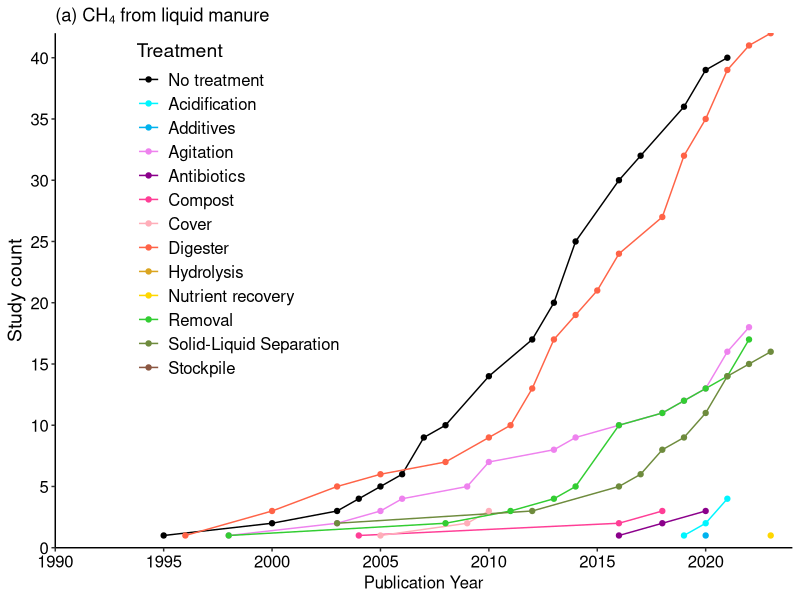
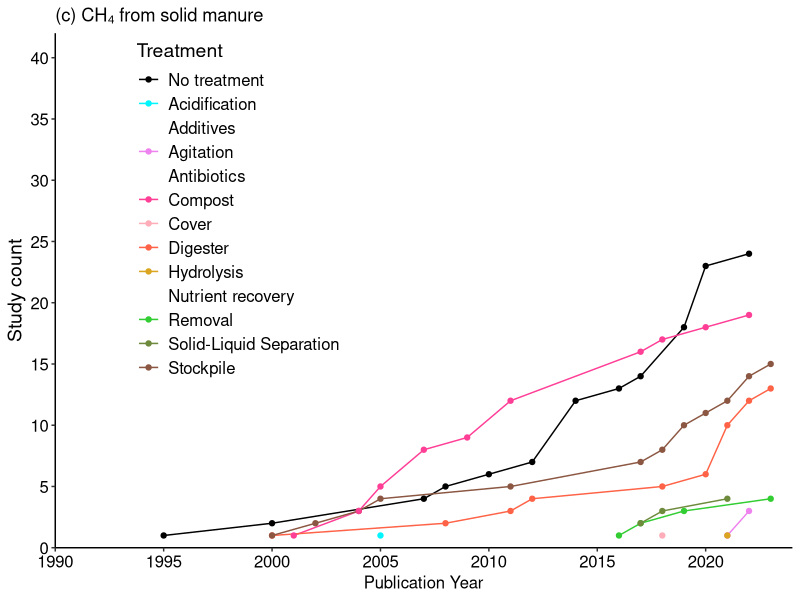
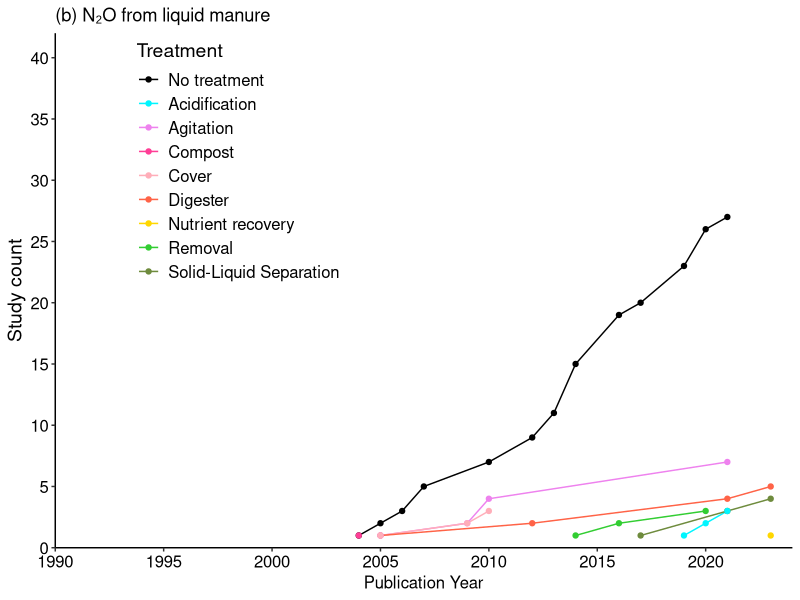
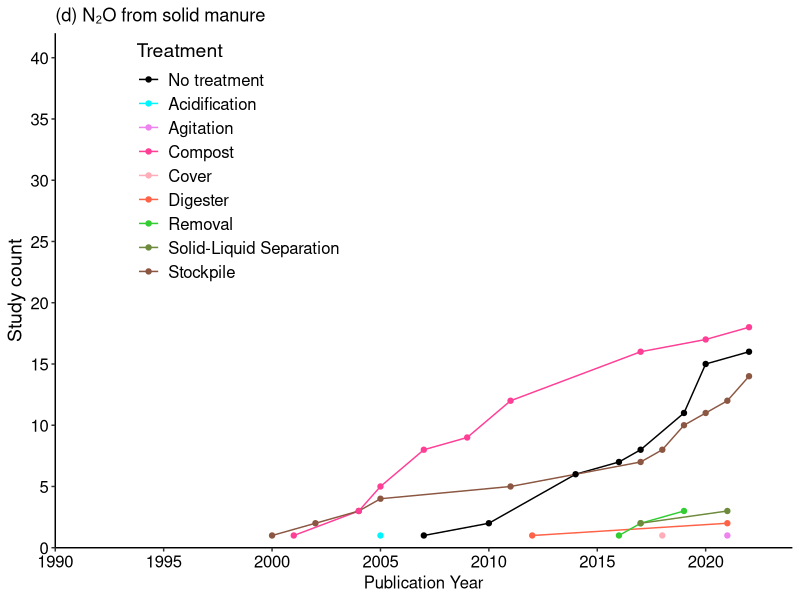
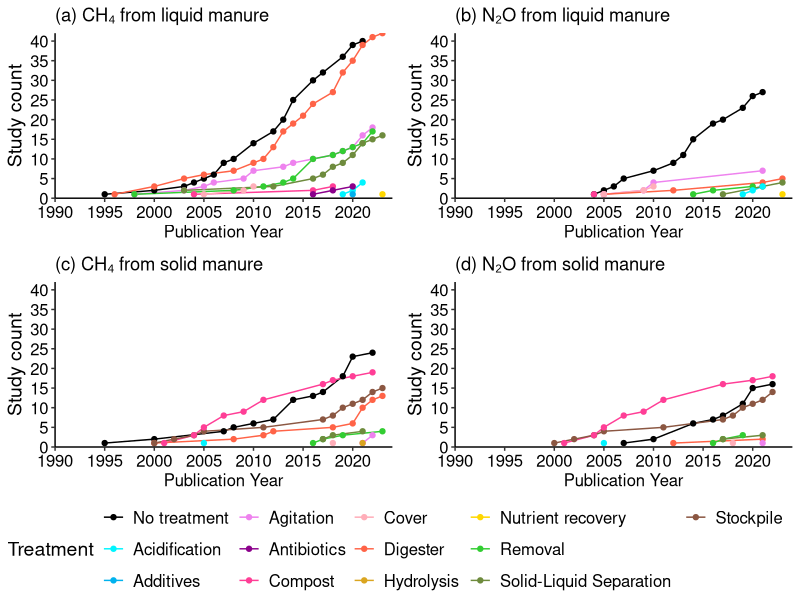

The R script that drew these images, in order:
#To prepare figure for treatments, CH4 and N2O
#Figure 5
library(tidyverse); library(ggpubr)

#read data
GHG.CH4 <- read.csv("input/Canada GHG storage lit review data 20240611.csv",header = T)
#obtain studies from storage measurement 
GHG.storage <- GHG.CH4[grepl("Storage", GHG.CH4$GHG.source),]
GHG.storage <- GHG.storage %>%
  subset(GHG.storage$CH4==TRUE | GHG.storage$N2O==TRUE)

#Treatments
Treat_data <- GHG.storage %>%
  separate_rows(Treatment, sep = ",\\s*") %>%
  separate_rows(Manure.type, sep = ",\\s*") %>%
  group_by(Pub..year, Manure.type, Treatment, ID)
Treat_data <- Treat_data[!(Treat_data$ID %in% c(79,100,101,217) & Treat_data$Manure.type == "Liquid" & Treat_data$Treatment == "Compost"), ] 
Treat_data <- Treat_data[!(Treat_data$ID == '79' & Treat_data$Manure.type == "Solid" & Treat_data$Treatment == "Agitation"), ]
Treat_data <- Treat_data[!(Treat_data$ID == '101' & Treat_data$Manure.type == "Liquid" & Treat_data$Treatment == "Stockpile"), ]
Treat_data[Treat_data$ID %in% c(70,217,225) & Treat_data$Manure.type == "Liquid", "Treatment"] <- 'No treatment'
Treat_data$Treatment[Treat_data$Treatment == "Antibiotic"] <- "Antibiotics"
Treat_data[Treat_data=="Digester "] <- "Digester"
Treat_data[Treat_data=="Solid-Liquid Separation "] <- "Solid-Liquid Separation"
Treat_data <- Treat_data %>% 
  mutate(Treatment = as.character(Treatment),
         Treatment = ifelse(is.na(Treatment), "No treatment", Treatment),
         Treatment = as.factor(Treatment))



#CH4
GHG.storage.CH4 <- Treat_data[Treat_data$CH4 == TRUE,]

#Total treatments 
Treat_data_CH4 <- GHG.storage.CH4 %>%
  group_by(Pub..year, Manure.type, Treatment) %>%
  summarise(Number = n()) %>%
  ungroup()

#Set the order for the techniques
Treat_data_CH4$Treatment <- factor(Treat_data_CH4$Treatment, 
                                   levels = c("No treatment", "Acidification", "Additives", 
                                              "Agitation","Antibiotics","Compost", "Cover", 
                                              "Digester", "Hydrolysis","Nutrient recovery",
                                              "Removal","Solid-Liquid Separation","Stockpile"))

tapply(Treat_data_CH4$Number,Treat_data_CH4$Treatment,sum)
#No treatment #63 27.4%, Acidification #5 2.2%, Additives #1 0.4%, Agitation #21 9.1%, 
#Antibiotics #3 1.3%, Compost #22 9.6%, Cover #4 1.7%, Digester #55 23.9%, 
#Hydrolysis #1 0.4%, Nutrient recovery #1 0.4%, Removal #21 9.1%, 
#Solid-Liquid Separation #20 8.7%, Stockpile #13 5.7%, Total #230 100%

#separate to liquid and solid manure.
Treat_data_liquid <- GHG.storage.CH4[grep("Liquid", GHG.storage.CH4$Manure.type),]
Treat_data_liquid <- Treat_data_liquid %>%
  group_by(Pub..year, Manure.type, Treatment) %>%
  summarise(Number = n()) %>%
  ungroup()
Treat_data_liquid <- Treat_data_liquid %>%
  group_by(Pub..year) %>%
  mutate(Percentage = Number / sum(Number) * 100) %>%
  ungroup() %>%
  group_by(Treatment) %>%
  arrange(Pub..year) %>%
  mutate(Treat = cumsum(Number))
Treat_data_liquid$Treatment <- factor(Treat_data_liquid$Treatment, 
                                     levels = c("No treatment", "Acidification", "Additives", 
                                                "Agitation","Antibiotics","Compost", "Cover", 
                                                "Digester", "Hydrolysis","Nutrient recovery",
                                                "Removal","Solid-Liquid Separation","Stockpile"))
tapply(Treat_data_liquid$Number,Treat_data_liquid$Treatment,sum)
#No treatment #40 27.0%, Acidification #4 2.7%, Additives #1 0.7%, Agitation #18 12.2%, 
#Antibiotics #3 2.0%, Compost #3 2.0%, Cover #3 2.0%, Digester #42 28.4%, 
#Hydrolysis #0 0.0%, Nutrient recovery #1 0.7%, Removal #17 11.5%, 
#Solid-Liquid Separation #16 10.8%, Stockpile #0 0%, Total #148 100%

Treat_data_solid <- Treat_data[grep("Solid", Treat_data$Manure.type),]
Treat_data_solid <- Treat_data_solid %>%
  group_by(Pub..year, Manure.type, Treatment) %>%
  summarise(Number = n()) %>%
  ungroup()
Treat_data_solid <- Treat_data_solid %>%
  group_by(Pub..year) %>%
  mutate(Percentage = Number / sum(Number) * 100) %>%
  ungroup() %>%
  group_by(Treatment) %>%
  arrange(Pub..year) %>%
  mutate(Treat = cumsum(Number))
Treat_data_solid$Treatment <- factor(Treat_data_solid$Treatment, 
                                   levels = c("No treatment", "Acidification", "Additives", 
                                              "Agitation","Antibiotics","Compost", "Cover", 
                                              "Digester", "Hydrolysis","Nutrient recovery",
                                              "Removal","Solid-Liquid Separation","Stockpile"))
tapply(Treat_data_solid$Number,Treat_data_solid$Treatment,sum)
#No treatment #24 28.2%, Acidification #1 1.2%, Additives #0 0.0%, Agitation #3 3.5%, 
#Antibiotics #0 0.0%, Compost #19 22.4%, Cover #1 1.2%, Digester #13 15.3%, 
#Hydrolysis #1 1.2%, Nutrient recovery #0 0.0%, Removal #4 4.7%, 
#Solid-Liquid Separation #4 4.7%, Stockpile #15 17.6%, Total #85 100%



#N2O
GHG.storage.N2O <- Treat_data[Treat_data$N2O == TRUE,]

#Total treatments 
Treat_data_N2O <- GHG.storage.N2O %>%
  group_by(Pub..year, Manure.type, Treatment) %>%
  summarise(Number = n()) %>%
  ungroup()

#Set the order for the techniques
Treat_data_N2O$Treatment <- factor(Treat_data_N2O$Treatment, 
                               levels = c("No treatment", "Acidification", "Additives", 
                                          "Agitation","Antibiotics","Compost", "Cover", 
                                          "Digester", "Hydrolysis","Nutrient recovery",
                                          "Removal","Solid-Liquid Separation","Stockpile"))

tapply(Treat_data_N2O$Number,Treat_data_N2O$Treatment,sum)
#No treatment #44 38.6%, Acidification #4 3.5%, Additives #0 0.0%, Agitation #8 7.0%, 
#Antibiotics #0 0.0%, Compost #19 16.7%, Cover #4 3.5%, Digester #7 6.1%, 
#Hydrolysis #0 0.0%, Nutrient recovery #1 0.9%, Removal #6 5.3%, 
#Solid-Liquid Separation #7 6.1%, Stockpile #14 12.3%, Total #114 100%

#separate to liquid and solid manure.
Treat_data_liquid_N2O <- GHG.storage.N2O[grep("Liquid", GHG.storage.N2O$Manure.type),]
Treat_data_liquid_N2O <- Treat_data_liquid_N2O %>%
  group_by(Pub..year, Manure.type, Treatment) %>%
  summarise(Number = n()) %>%
  ungroup()
Treat_data_liquid_N2O <- Treat_data_liquid_N2O %>%
  group_by(Pub..year) %>%
  mutate(Percentage = Number / sum(Number) * 100) %>%
  ungroup() %>%
  group_by(Treatment) %>%
  arrange(Pub..year) %>%
  mutate(Treat = cumsum(Number))
Treat_data_liquid_N2O$Treatment <- factor(Treat_data_liquid_N2O$Treatment, 
                                   levels = c("No treatment", "Acidification", "Additives", 
                                              "Agitation","Antibiotics","Compost", "Cover", 
                                              "Digester", "Hydrolysis","Nutrient recovery",
                                              "Removal","Solid-Liquid Separation","Stockpile"))
tapply(Treat_data_liquid_N2O$Number,Treat_data_liquid_N2O$Treatment,sum)
#No treatment #27 50.0%, Acidification #3 5.6%, Additives #0 0.0%, Agitation #7 13.0%, 
#Antibiotics #0 0.0%, Compost #1 1.9%, Cover #3 5.6%, Digester #5 9.3%, 
#Hydrolysis #0 0.0%, Nutrient recovery #1 1.9%, Removal #3 5.6%, 
#Solid-Liquid Separation #4 7.4%, Stockpile #0 0%, Total #54 100%

Treat_data_solid_N2O <- GHG.storage.N2O[grep("Solid", GHG.storage.N2O$Manure.type),]
Treat_data_solid_N2O <- Treat_data_solid_N2O %>%
  group_by(Pub..year, Manure.type, Treatment) %>%
  summarise(Number = n()) %>%
  ungroup()
Treat_data_solid_N2O <- Treat_data_solid_N2O %>%
  group_by(Pub..year) %>%
  mutate(Percentage = Number / sum(Number) * 100) %>%
  ungroup() %>%
  group_by(Treatment) %>%
  arrange(Pub..year) %>%
  mutate(Treat = cumsum(Number))
Treat_data_solid_N2O$Treatment <- factor(Treat_data_solid_N2O$Treatment, 
                                         levels = c("No treatment", "Acidification", "Additives", 
                                                    "Agitation","Antibiotics","Compost", "Cover", 
                                                    "Digester", "Hydrolysis","Nutrient recovery",
                                                    "Removal","Solid-Liquid Separation","Stockpile"))
tapply(Treat_data_solid_N2O$Number,Treat_data_solid_N2O$Treatment,sum)
#No treatment #16 27.1%, Acidification #1 1.7%, Additives #0 0.0%, Agitation #1 1.7%, 
#Antibiotics #0 0.0%, Compost #18 30.5%, Cover #1 1.7%, Digester #2 3.4%, 
#Hydrolysis #0 0.0%, Nutrient recovery #0 0.0%, Removal #3 5.1%, 
#Solid-Liquid Separation #3 5.1%, Stockpile #14 23.7%, Total #59 100%



#Count technique for removal
Treat_data_removal_CH4 <- Treat_data[grep("Removal", Treat_data$Treatment),]
Treat_data_removal_CH4 <- Treat_data_removal_CH4 %>%
  group_by(Technique) %>%
  summarise(Number = n()) %>%
  ungroup()



#Make graph
Figure5a <- ggplot(Treat_data_liquid, aes(x = Pub..year, y = Treat, color = Treatment)) +
  geom_line(show.legend = TRUE) +
  geom_point(show.legend = TRUE) +
  labs(x = "Publication Year", y = "Study count", title = "(a) CH₄ from liquid manure") +
  scale_color_manual(values = c("No treatment" = "black", "Acidification" = "turquoise1", 
                               "Additives" = "deepskyblue2" , "Agitation" = "violet",
                               "Antibiotics" = "darkmagenta","Compost" = "violetred1",
                               "Cover" = "lightpink1", "Digester" = "tomato1", 
                               "Hydrolysis" = "goldenrod","Nutrient recovery" = "gold",
                               "Removal" = "limegreen","Solid-Liquid Separation" = "darkolivegreen4",
                               "Stockpile" = "lightsalmon4"),
                     drop = FALSE) +
  theme_classic() +
  theme(axis.text = element_text(size = 12, colour = "black"),
        axis.title.x = element_text(size = 14),
        axis.title.y = element_text(size = 14),
        legend.position = c(0.1, 1),  # Adjust the legend position
        legend.justification = c(0, 1),  # Align the legend to top-left
        legend.title = element_text(size = 14),  # Adjust legend title font size
        legend.text = element_text(size = 12),
        axis.line = element_line(color = "black")) +
  theme(axis.title.x = element_text(size = 12)) +
  scale_y_continuous(limits = c(0, 42), 
                     breaks = seq(0, 42, by = 5),
                     expand = c(0, 0)) +
  scale_x_continuous(limits = c(1990, 2024), 
                     breaks = seq(1990, 2024 , by = 5),
                     expand = c(0, 0))
Figure5a

Figure5c <- ggplot(Treat_data_solid, aes(x = Pub..year, y = Treat, color = Treatment)) +
  geom_line() +
  geom_point() +
  labs(x = "Publication Year", y = "Study count", title = "(c) CH₄ from solid manure") +
  scale_color_manual(values = c("No treatment" = "black", "Acidification" = "turquoise1", 
                               "Additives" = "deepskyblue2" , "Agitation" = "violet",
                               "Antibiotics" = "darkmagenta","Compost" = "violetred1",
                               "Cover" = "lightpink1", "Digester" = "tomato1", 
                               "Hydrolysis" = "goldenrod","Nutrient recovery" = "gold",
                               "Removal" = "limegreen","Solid-Liquid Separation" = "darkolivegreen4",
                               "Stockpile" = "lightsalmon4"),
                     drop = FALSE) +
  theme_classic() +
  theme(axis.text = element_text(size = 12, colour = "black"),
        axis.title.x = element_text(size = 14),
        axis.title.y = element_text(size = 14),
        legend.position = c(0.1, 1),  # Adjust the legend position
        legend.justification = c(0, 1),  # Align the legend to top-left
        legend.title = element_text(size = 14),  # Adjust legend title font size
        legend.text = element_text(size = 12),
        axis.line = element_line(color = "black")) +
  theme(axis.title.x = element_text(size = 12)) +
  scale_y_continuous(limits = c(0, 42), 
                     breaks = seq(0, 42, by = 5),
                     expand = c(0, 0)) +
  scale_x_continuous(limits = c(1990, 2024), 
                     breaks = seq(1990, 2024 , by = 5),
                     expand = c(0, 0))
Figure5c

Figure5b <- ggplot(Treat_data_liquid_N2O, aes(x = Pub..year, y = Treat, color = Treatment)) +
  geom_line() +
  geom_point() +
  labs(x = "Publication Year", y = "Study count", title = "(b) N₂O from liquid manure") +
  scale_color_manual(values = c("No treatment" = "black", "Acidification" = "turquoise1", 
                                "Additives" = "deepskyblue2" , "Agitation" = "violet",
                                "Antibiotics" = "darkmagenta","Compost" = "violetred1",
                                "Cover" = "lightpink1", "Digester" = "tomato1", 
                                "Hydrolysis" = "goldenrod","Nutrient recovery" = "gold",
                                "Removal" = "limegreen","Solid-Liquid Separation" = "darkolivegreen4",
                                "Stockpile" = "lightsalmon4")) +
  theme_classic() +
  theme(axis.text = element_text(size = 12, colour = "black"),
        axis.title.x = element_text(size = 14),
        axis.title.y = element_text(size = 14),
        legend.position = c(0.1, 1),  # Adjust the legend position
        legend.justification = c(0, 1),  # Align the legend to top-left
        legend.title = element_text(size = 14),  # Adjust legend title font size
        legend.text = element_text(size = 12),
        axis.line = element_line(color = "black")) +
  theme(axis.title.x = element_text(size = 12)) +
  scale_y_continuous(limits = c(0, 42), 
                     breaks = seq(0, 42, by = 5),
                     expand = c(0, 0)) +
  scale_x_continuous(limits = c(1990, 2024), 
                     breaks = seq(1990, 2024 , by = 5),
                     expand = c(0, 0))
Figure5b

Figure5d <- ggplot(Treat_data_solid_N2O, aes(x = Pub..year, y = Treat, color = Treatment)) +
  geom_line() +
  geom_point() +
  labs(x = "Publication Year", y = "Study count", title = "(d) N₂O from solid manure") +
  scale_color_manual(values = c("No treatment" = "black", "Acidification" = "turquoise1", 
                                "Additives" = "deepskyblue2" , "Agitation" = "violet",
                                "Antibiotics" = "darkmagenta","Compost" = "violetred1",
                                "Cover" = "lightpink1", "Digester" = "tomato1", 
                                "Hydrolysis" = "goldenrod","Nutrient recovery" = "gold",
                                "Removal" = "limegreen","Solid-Liquid Separation" = "darkolivegreen4",
                                "Stockpile" = "lightsalmon4")) +
  theme_classic() +
  theme(axis.text = element_text(size = 12, colour = "black"),
        axis.title.x = element_text(size = 14),
        axis.title.y = element_text(size = 14),
        legend.position = c(0.1, 1),  # Adjust the legend position
        legend.justification = c(0, 1),  # Align the legend to top-left
        legend.title = element_text(size = 14),  # Adjust legend title font size
        legend.text = element_text(size = 12),
        axis.line = element_line(color = "black")) +
  theme(axis.title.x = element_text(size = 12)) +
  scale_y_continuous(limits = c(0, 42), 
                     breaks = seq(0, 42, by = 5),
                     expand = c(0, 0)) +
  scale_x_continuous(limits = c(1990, 2024), 
                     breaks = seq(1990, 2024 , by = 5),
                     expand = c(0, 0)) 
Figure5d



#Export figure
ggsave("output/Figure 5 - Treatments (solid or liquid) CH4 and N2O.png",
       ggarrange(Figure5a, Figure5b, Figure5c, Figure5d,
                 ncol = 2, nrow = 2,
                 common.legend = TRUE, legend = "bottom"),
       width = 24, height = 24, units = "cm",
       dpi = 300)
